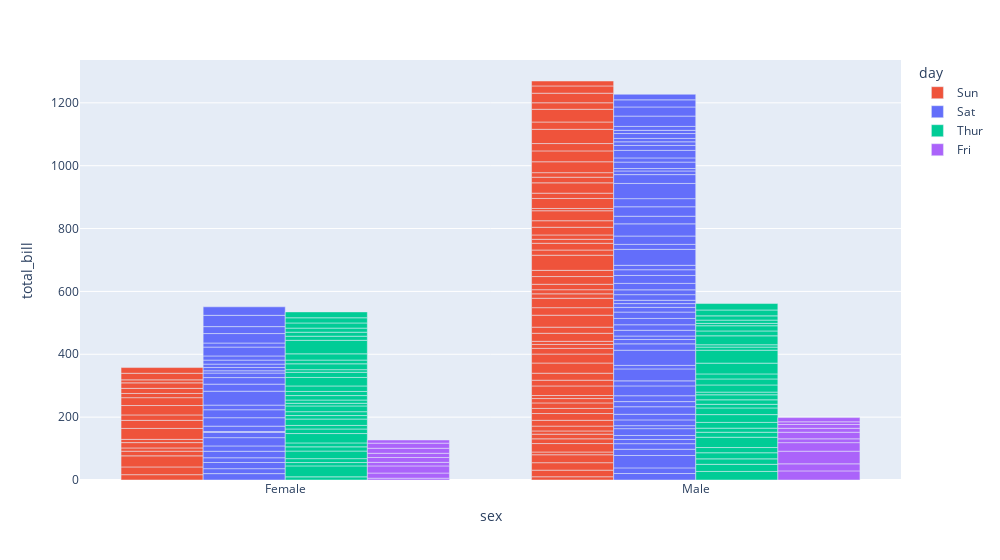

Source (notebook cell):
### Markdown cell above
**Bar Plot**    
A barplot shows the relationship between a numeric and a categoric variable. Each entity of the categoric variable is represented as a bar. The size of the bar represents its numeric value.

### Code cell
fig = px.bar(df, x='sex', y='total_bill', color='day',
             category_orders={ 'day':['Sun','Sat','Thur','Fri'], 'sex':['Female','Male']},
             labels={'sex': 'sex', 'total_bill': 'total_bill', 'day': 'day'},
             barmode='group',
             color_discrete_map={'Sun':'#EF533B', 'Sat':'#636EFA','Thur':'#00CC96','Fri':'#AB63FA'})
fig.update_layout(width=1000) 
fig.show()

color_discrete_map={'Female': '#636EFA', 'Male': '#EF533B'},

### Figure 1 — Plotly figure (JSON) as saved in the notebook; plotly's stock layout.template omitted (floating-point values rounded to 4 significant figures)
{"data": [{"alignmentgroup": "True", "hovertemplate": "day=Sun<br>sex=%{x}<br>total_bill=%{y}<extra></extra>", "legendgroup": "Sun", "marker": {"color": "#EF533B", "pattern": {"shape": ""}}, "name": "Sun", "offsetgroup": "Sun", "orientation": "v", "showlegend": true, "textposition": "auto", "type": "bar", "x": ["Female", "Male", "Male", "Male", "Female", "Male", "Male", "Male", "Male", "Male", "Male", "Female", "Male", "Male", "Female", "Male", "Female", "Male", "Female", "Male", "Male", "Male", "Male", "Male", "Male", "Male", "Male", "Male", "Male", "Female", "Female", "Male", "Male", "Male", "Male", "Male", "Female", "Female", "Male", "Male", "Male", "Male", "Male", "Male", "Female", "Male", "Female", "Female", "Male", "Male", "Male", "Female", "Male", "Female", "Male", "Male", "Male", "Male", "Male", "Male", "Male", "Male", "Male", "Female", "Male", "Male", "Male", "Male", "Male", "Male", "Male", "Female", "Male", "Female", "Male", "Male"], "xaxis": "x", "y": [16.99, 10.34, 21.01, 23.68, 24.59, 25.29, 8.77, 26.88, 15.04, 14.78, 10.27, 35.26, 15.42, 18.43, 14.83, 21.58, 10.33, 16.29, 16.97, 17.46, 13.94, 9.68, 30.4, 18.29, 22.23, 32.4, 28.55, 18.04, 12.54, 10.29, 34.81, 9.94, 25.56, 19.49, 38.07, 23.95, 25.71, 17.31, 29.93, 14.07, 13.13, 17.26, 24.55, 19.77, 29.85, 48.17, 25, 13.39, 16.49, 21.5, 12.66, 16.21, 13.81, 17.51, 24.52, 20.76, 31.71, 7.25, 31.85, 16.82, 32.9, 17.89, 14.48, 9.6, 34.63, 34.65, 23.33, 45.35, 23.17, 40.55, 20.69, 20.9, 30.46, 18.15, 23.1, 15.69], "yaxis": "y"}, {"alignmentgroup": "True", "hovertemplate": "day=Sat<br>sex=%{x}<br>total_bill=%{y}<extra></extra>", "legendgroup": "Sat", "marker": {"color": "#636EFA", "pattern": {"shape": ""}}, "name": "Sat", "offsetgroup": "Sat", "orientation": "v", "showlegend": true, "textposition": "auto", "type": "bar", "x": ["Male", "Male", "Female", "Female", "Male", "Male", "Male", "Male", "Male", "Male", "Female", "Male", "Male", "Female", "Female", "Male", "Male", "Male", "Female", "Male", "Male", "Male", "Male", "Female", "Male", "Male", "Male", "Male", "Male", "Male", "Male", "Male", "Female", "Female", "Male", "Male", "Male", "Female", "Female", "Female", "Female", "Male", "Male", "Female", "Female", "Female", "Male", "Male", "Male", "Male", "Female", "Male", "Female", "Female", "Female", "Male", "Male", "Male", "Male", "Male", "Female", "Male", "Male", "Male", "Female", "Female", "Female", "Male", "Male", "Male", "Female", "Male", "Male", "Female", "Male", "Male", "Male", "Male", "Male", "Male", "Male", "Male", "Female", "Male", "Female", "Male", "Male"], "xaxis": "x", "y": [20.65, 17.92, 20.29, 15.77, 39.42, 19.82, 17.81, 13.37, 12.69, 21.7, 19.65, 9.55, 18.35, 15.06, 20.69, 17.78, 24.06, 16.31, 16.93, 18.69, 31.27, 16.04, 38.01, 26.41, 11.24, 48.27, 20.29, 13.81, 11.02, 18.29, 17.59, 20.08, 16.45, 3.07, 20.23, 15.01, 12.02, 17.07, 26.86, 25.28, 14.73, 10.51, 17.92, 44.3, 22.42, 20.92, 15.36, 20.49, 25.21, 18.24, 14.31, 14, 7.25, 10.59, 10.63, 50.81, 15.81, 26.59, 38.73, 24.27, 12.76, 30.06, 25.89, 48.33, 13.27, 28.17, 12.9, 28.15, 11.59, 7.74, 30.14, 20.45, 13.28, 22.12, 24.01, 15.69, 11.61, 10.77, 15.53, 10.07, 12.6, 32.83, 35.83, 29.03, 27.18, 22.67, 17.82], "yaxis": "y"}, {"alignmentgroup": "True", "hovertemplate": "day=Thur<br>sex=%{x}<br>total_bill=%{y}<extra></extra>", "legendgroup": "Thur", "marker": {"color": "#00CC96", "pattern": {"shape": ""}}, "name": "Thur", "offsetgroup": "Thur", "orientation": "v", "showlegend": true, "textposition": "auto", "type": "bar", "x": ["Male", "Male", "Male", "Male", "Male", "Female", "Male", "Male", "Female", "Male", "Male", "Male", "Male", "Female", "Female", "Female", "Male", "Female", "Male", "Male", "Female", "Female", "Male", "Female", "Female", "Male", "Male", "Female", "Female", "Female", "Female", "Female", "Female", "Female", "Male", "Female", "Female", "Male", "Male", "Female", "Female", "Female", "Female", "Female", "Male", "Male", "Female", "Male", "Male", "Male", "Male", "Male", "Female", "Female", "Male", "Male", "Female", "Female", "Female", "Male", "Female", "Female"], "xaxis": "x", "y": [27.2, 22.76, 17.29, 19.44, 16.66, 10.07, 32.68, 15.98, 34.83, 13.03, 18.28, 24.71, 21.16, 10.65, 12.43, 24.08, 11.69, 13.42, 14.26, 15.95, 12.48, 29.8, 8.52, 14.52, 11.38, 22.82, 19.08, 20.27, 11.17, 12.26, 18.26, 8.51, 10.33, 14.15, 16, 13.16, 17.47, 34.3, 41.19, 27.05, 16.43, 8.35, 18.64, 11.87, 9.78, 7.51, 19.81, 28.44, 15.48, 16.58, 7.56, 10.34, 43.11, 13, 13.51, 18.71, 12.74, 13, 16.4, 20.53, 16.47, 18.78], "yaxis": "y"}, {"alignmentgroup": "True", "hovertemplate": "day=Fri<br>sex=%{x}<br>total_bill=%{y}<extra></extra>", "legendgroup": "Fri", "marker": {"color": "#AB63FA", "pattern": {"shape": ""}}, "name": "Fri", "offsetgroup": "Fri", "orientation": "v", "showlegend": true, "textposition": "auto", "type": "bar", "x": ["Male", "Male", "Female", "Female", "Female", "Male", "Male", "Male", "Male", "Male", "Female", "Female", "Male", "Female", "Male", "Female", "Male", "Female", "Female"], "xaxis": "x", "y": [28.97, 22.49, 5.75, 16.32, 22.75, 40.17, 27.28, 12.03, 21.01, 12.46, 11.35, 15.38, 12.16, 13.42, 8.58, 15.98, 13.42, 16.27, 10.09], "yaxis": "y"}], "layout": {"barmode": "group", "legend": {"title": {"text": "day"}, "tracegroupgap": 0}, "margin": {"t": 60}, "width": 1000, "xaxis": {"anchor": "y", "categoryarray": ["Female", "Male"], "categoryorder": "array", "domain": [0, 1], "title": {"text": "sex"}}, "yaxis": {"anchor": "x", "domain": [0, 1], "title": {"text": "total_bill"}}}}
